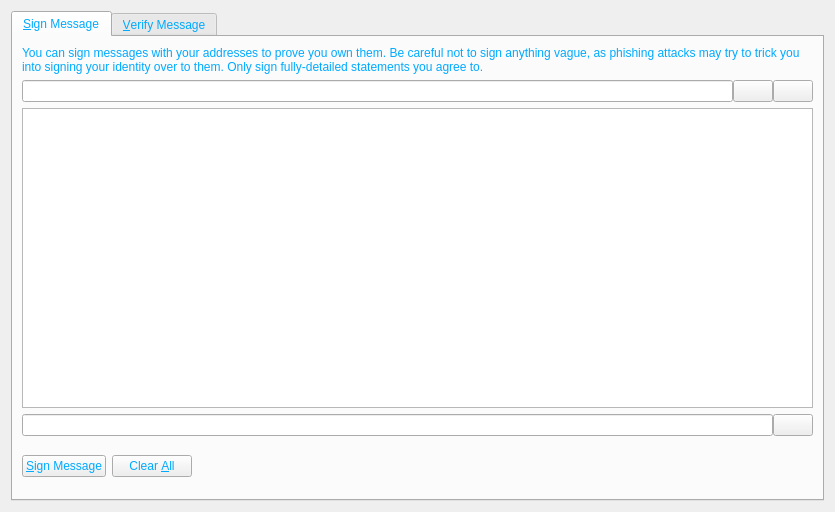
<?xml version="1.0" encoding="UTF-8"?>
<ui version="4.0">
 <class>SignVerifyMessageDialog</class>
 <widget class="QDialog" name="SignVerifyMessageDialog">
  <property name="geometry">
   <rect>
    <x>0</x>
    <y>0</y>
    <width>835</width>
    <height>512</height>
   </rect>
  </property>
  <property name="windowTitle">
   <string>Signatures - Sign / Verify a Message</string>
  </property>
  <property name="styleSheet">
   <string notr="true">background-image: url(:/images/as1);
color: rgb(0, 170, 255);</string>
  </property>
  <property name="modal">
   <bool>true</bool>
  </property>
  <layout class="QVBoxLayout" name="verticalLayout">
   <item>
    <widget class="QTabWidget" name="tabWidget">
     <property name="styleSheet">
      <string notr="true"/>
     </property>
     <property name="currentIndex">
      <number>0</number>
     </property>
     <widget class="QWidget" name="tabSignMessage">
      <attribute name="title">
       <string>&amp;Sign Message</string>
      </attribute>
      <layout class="QVBoxLayout" name="verticalLayout_SM">
       <item>
        <widget class="QLabel" name="infoLabel_SM">
         <property name="text">
          <string>You can sign messages with your addresses to prove you own them. Be careful not to sign anything vague, as phishing attacks may try to trick you into signing your identity over to them. Only sign fully-detailed statements you agree to.</string>
         </property>
         <property name="textFormat">
          <enum>Qt::PlainText</enum>
         </property>
         <property name="wordWrap">
          <bool>true</bool>
         </property>
        </widget>
       </item>
       <item>
        <layout class="QHBoxLayout" name="horizontalLayout_1_SM">
         <property name="spacing">
          <number>0</number>
         </property>
         <item>
          <widget class="QValidatedLineEdit" name="addressIn_SM">
           <property name="toolTip">
            <string>The address to sign the message with (e.g. AbjZqgY4r2RoEdqYk3QsAqFckyf9pRHN6i)</string>
           </property>
           <property name="maxLength">
            <number>34</number>
           </property>
          </widget>
         </item>
         <item>
          <widget class="QPushButton" name="addressBookButton_SM">
           <property name="toolTip">
            <string>Choose an address from the address book</string>
           </property>
           <property name="text">
            <string/>
           </property>
           <property name="icon">
            <iconset resource="../bitcoin.qrc">
             <normaloff>:/icons/address-book</normaloff>:/icons/address-book</iconset>
           </property>
           <property name="shortcut">
            <string>Alt+A</string>
           </property>
           <property name="autoDefault">
            <bool>false</bool>
           </property>
          </widget>
         </item>
         <item>
          <widget class="QPushButton" name="pasteButton_SM">
           <property name="toolTip">
            <string>Paste address from clipboard</string>
           </property>
           <property name="text">
            <string/>
           </property>
           <property name="icon">
            <iconset resource="../bitcoin.qrc">
             <normaloff>:/icons/editpaste</normaloff>:/icons/editpaste</iconset>
           </property>
           <property name="shortcut">
            <string>Alt+P</string>
           </property>
           <property name="autoDefault">
            <bool>false</bool>
           </property>
          </widget>
         </item>
        </layout>
       </item>
       <item>
        <widget class="QPlainTextEdit" name="messageIn_SM">
         <property name="toolTip">
          <string>Enter the message you want to sign here</string>
         </property>
        </widget>
       </item>
       <item>
        <layout class="QHBoxLayout" name="horizontalLayout_2_SM">
         <property name="spacing">
          <number>0</number>
         </property>
         <item>
          <widget class="QLineEdit" name="signatureOut_SM">
           <property name="font">
            <font>
             <italic>true</italic>
            </font>
           </property>
           <property name="readOnly">
            <bool>true</bool>
           </property>
          </widget>
         </item>
         <item>
          <widget class="QPushButton" name="copySignatureButton_SM">
           <property name="toolTip">
            <string>Copy the current signature to the system clipboard</string>
           </property>
           <property name="text">
            <string/>
           </property>
           <property name="icon">
            <iconset resource="../bitcoin.qrc">
             <normaloff>:/icons/editcopy</normaloff>:/icons/editcopy</iconset>
           </property>
           <property name="autoDefault">
            <bool>false</bool>
           </property>
          </widget>
         </item>
        </layout>
       </item>
       <item>
        <layout class="QHBoxLayout" name="horizontalLayout_3_SM">
         <item>
          <widget class="QPushButton" name="signMessageButton_SM">
           <property name="toolTip">
            <string>Sign the message to prove you own this AbjcoinCommerce address</string>
           </property>
           <property name="text">
            <string>&amp;Sign Message</string>
           </property>
           <property name="icon">
            <iconset resource="../bitcoin.qrc">
             <normaloff>:/icons/edit</normaloff>:/icons/edit</iconset>
           </property>
           <property name="autoDefault">
            <bool>false</bool>
           </property>
          </widget>
         </item>
         <item>
          <widget class="QPushButton" name="clearButton_SM">
           <property name="toolTip">
            <string>Reset all sign message fields</string>
           </property>
           <property name="text">
            <string>Clear &amp;All</string>
           </property>
           <property name="icon">
            <iconset resource="../bitcoin.qrc">
             <normaloff>:/icons/remove</normaloff>:/icons/remove</iconset>
           </property>
           <property name="autoDefault">
            <bool>false</bool>
           </property>
          </widget>
         </item>
         <item>
          <spacer name="horizontalSpacer_1_SM">
           <property name="orientation">
            <enum>Qt::Horizontal</enum>
           </property>
           <property name="sizeHint" stdset="0">
            <size>
             <width>40</width>
             <height>48</height>
            </size>
           </property>
          </spacer>
         </item>
         <item>
          <widget class="QLabel" name="statusLabel_SM">
           <property name="font">
            <font>
             <weight>75</weight>
             <bold>true</bold>
            </font>
           </property>
           <property name="text">
            <string/>
           </property>
           <property name="wordWrap">
            <bool>true</bool>
           </property>
          </widget>
         </item>
         <item>
          <spacer name="horizontalSpacer_2_SM">
           <property name="orientation">
            <enum>Qt::Horizontal</enum>
           </property>
           <property name="sizeHint" stdset="0">
            <size>
             <width>40</width>
             <height>48</height>
            </size>
           </property>
          </spacer>
         </item>
        </layout>
       </item>
      </layout>
     </widget>
     <widget class="QWidget" name="tabVerifyMessage">
      <attribute name="title">
       <string>&amp;Verify Message</string>
      </attribute>
      <layout class="QVBoxLayout" name="verticalLayout_VM">
       <item>
        <widget class="QLabel" name="infoLabel_VM">
         <property name="text">
          <string>Enter the signing address, message (ensure you copy line breaks, spaces, tabs, etc. exactly) and signature below to verify the message. Be careful not to read more into the signature than what is in the signed message itself, to avoid being tricked by a man-in-the-middle attack.</string>
         </property>
         <property name="textFormat">
          <enum>Qt::PlainText</enum>
         </property>
         <property name="alignment">
          <set>Qt::AlignLeading|Qt::AlignLeft|Qt::AlignTop</set>
         </property>
         <property name="wordWrap">
          <bool>true</bool>
         </property>
        </widget>
       </item>
       <item>
        <layout class="QHBoxLayout" name="horizontalLayout_1_VM">
         <property name="spacing">
          <number>0</number>
         </property>
         <item>
          <widget class="QValidatedLineEdit" name="addressIn_VM">
           <property name="toolTip">
            <string>The address the message was signed with (e.g. AbjZqgY4r2RoEdqYk3QsAqFckyf9pRHN6i)</string>
           </property>
           <property name="maxLength">
            <number>34</number>
           </property>
          </widget>
         </item>
         <item>
          <widget class="QPushButton" name="addressBookButton_VM">
           <property name="toolTip">
            <string>Choose an address from the address book</string>
           </property>
           <property name="text">
            <string/>
           </property>
           <property name="icon">
            <iconset resource="../bitcoin.qrc">
             <normaloff>:/icons/address-book</normaloff>:/icons/address-book</iconset>
           </property>
           <property name="shortcut">
            <string>Alt+A</string>
           </property>
           <property name="autoDefault">
            <bool>false</bool>
           </property>
          </widget>
         </item>
        </layout>
       </item>
       <item>
        <widget class="QPlainTextEdit" name="messageIn_VM"/>
       </item>
       <item>
        <widget class="QValidatedLineEdit" name="signatureIn_VM"/>
       </item>
       <item>
        <layout class="QHBoxLayout" name="horizontalLayout_2_VM">
         <item>
          <widget class="QPushButton" name="verifyMessageButton_VM">
           <property name="toolTip">
            <string>Verify the message to ensure it was signed with the specified AbjcoinCommerce address</string>
           </property>
           <property name="text">
            <string>&amp;Verify Message</string>
           </property>
           <property name="icon">
            <iconset resource="../bitcoin.qrc">
             <normaloff>:/icons/transaction_0</normaloff>:/icons/transaction_0</iconset>
           </property>
           <property name="autoDefault">
            <bool>false</bool>
           </property>
          </widget>
         </item>
         <item>
          <widget class="QPushButton" name="clearButton_VM">
           <property name="toolTip">
            <string>Reset all verify message fields</string>
           </property>
           <property name="text">
            <string>Clear &amp;All</string>
           </property>
           <property name="icon">
            <iconset resource="../bitcoin.qrc">
             <normaloff>:/icons/remove</normaloff>:/icons/remove</iconset>
           </property>
           <property name="autoDefault">
            <bool>false</bool>
           </property>
          </widget>
         </item>
         <item>
          <spacer name="horizontalSpacer_1_VM">
           <property name="orientation">
            <enum>Qt::Horizontal</enum>
           </property>
           <property name="sizeHint" stdset="0">
            <size>
             <width>40</width>
             <height>48</height>
            </size>
           </property>
          </spacer>
         </item>
         <item>
          <widget class="QLabel" name="statusLabel_VM">
           <property name="font">
            <font>
             <weight>75</weight>
             <bold>true</bold>
            </font>
           </property>
           <property name="text">
            <string/>
           </property>
           <property name="wordWrap">
            <bool>true</bool>
           </property>
          </widget>
         </item>
         <item>
          <spacer name="horizontalSpacer_2_VM">
           <property name="orientation">
            <enum>Qt::Horizontal</enum>
           </property>
           <property name="sizeHint" stdset="0">
            <size>
             <width>40</width>
             <height>48</height>
            </size>
           </property>
          </spacer>
         </item>
        </layout>
       </item>
      </layout>
     </widget>
    </widget>
   </item>
  </layout>
 </widget>
 <customwidgets>
  <customwidget>
   <class>QValidatedLineEdit</class>
   <extends>QLineEdit</extends>
   <header>qvalidatedlineedit.h</header>
  </customwidget>
 </customwidgets>
 <resources>
  <include location="../bitcoin.qrc"/>
 </resources>
 <connections/>
</ui>
